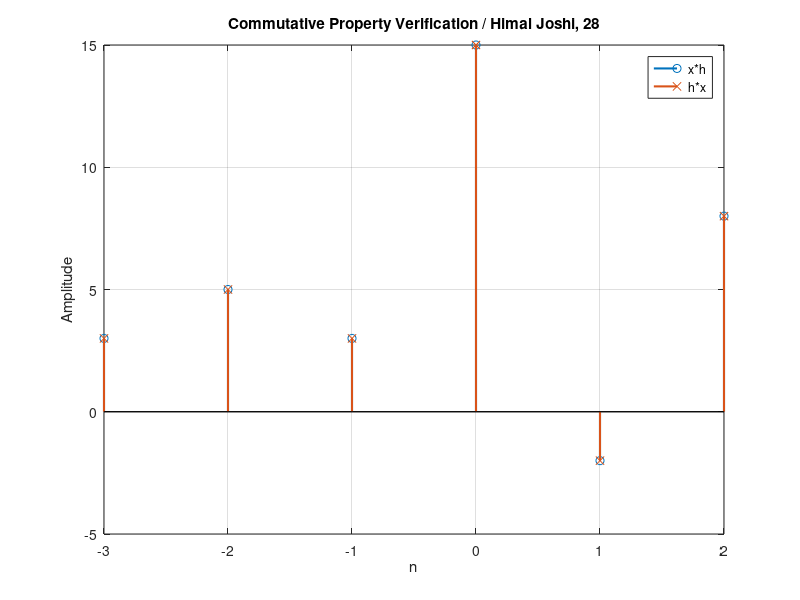

This chart was generated by the following MATLAB code:
clc;
close all;
clear all;

x = [3 -1 2];
nx = -1:1;

h = [1 2 1 4];
nh = -2:1;

y1 = conv(x,h);
y2 = conv(h,x);

ny = (nx(1)+nh(1)):(nx(end)+nh(end));

if max(abs(y1-y2)) < 1e-12
    disp('Commutative Property Verified');
else
    disp('Commutative Property Failed');
end

stem(ny,y1,'o','LineWidth',1.5);
hold on;
stem(ny,y2,'x','LineWidth',1.5);

xlabel('n');
ylabel('Amplitude');
title('Commutative Property Verification / Himal Joshi, 28');
legend('x*h','h*x');
grid on;
